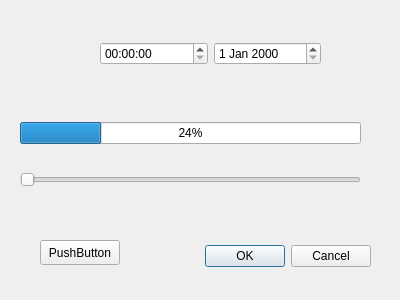
<?xml version="1.0" encoding="UTF-8"?>
<ui version="4.0">
 <class>MyDialog</class>
 <widget class="QDialog" name="MyDialog">
  <property name="geometry">
   <rect>
    <x>0</x>
    <y>0</y>
    <width>400</width>
    <height>300</height>
   </rect>
  </property>
  <property name="windowTitle">
   <string>Dialog</string>
  </property>
  <widget class="QDialogButtonBox" name="buttonBox">
   <property name="geometry">
    <rect>
     <x>30</x>
     <y>240</y>
     <width>341</width>
     <height>32</height>
    </rect>
   </property>
   <property name="orientation">
    <enum>Qt::Horizontal</enum>
   </property>
   <property name="standardButtons">
    <set>QDialogButtonBox::Cancel|QDialogButtonBox::Ok</set>
   </property>
  </widget>
  <widget class="QWidget" name="layoutWidget">
   <property name="geometry">
    <rect>
     <x>100</x>
     <y>40</y>
     <width>221</width>
     <height>27</height>
    </rect>
   </property>
   <layout class="QHBoxLayout" name="horizontalLayout">
    <item>
     <widget class="QTimeEdit" name="timeEdit"/>
    </item>
    <item>
     <widget class="QDateEdit" name="dateEdit"/>
    </item>
   </layout>
  </widget>
  <widget class="QPushButton" name="pushButton">
   <property name="geometry">
    <rect>
     <x>40</x>
     <y>240</y>
     <width>80</width>
     <height>25</height>
    </rect>
   </property>
   <property name="text">
    <string>PushButton</string>
   </property>
  </widget>
  <widget class="QWidget" name="">
   <property name="geometry">
    <rect>
     <x>20</x>
     <y>100</y>
     <width>341</width>
     <height>111</height>
    </rect>
   </property>
   <layout class="QVBoxLayout" name="verticalLayout_2">
    <item>
     <widget class="QProgressBar" name="progressBar">
      <property name="value">
       <number>24</number>
      </property>
     </widget>
    </item>
    <item>
     <widget class="QSlider" name="horizontalSlider">
      <property name="orientation">
       <enum>Qt::Horizontal</enum>
      </property>
     </widget>
    </item>
   </layout>
  </widget>
  <zorder>buttonBox</zorder>
  <zorder>layoutWidget</zorder>
  <zorder>horizontalSlider</zorder>
  <zorder>progressBar</zorder>
  <zorder>timeEdit</zorder>
  <zorder>pushButton</zorder>
 </widget>
 <resources/>
 <connections>
  <connection>
   <sender>buttonBox</sender>
   <signal>accepted()</signal>
   <receiver>MyDialog</receiver>
   <slot>accept()</slot>
   <hints>
    <hint type="sourcelabel">
     <x>248</x>
     <y>254</y>
    </hint>
    <hint type="destinationlabel">
     <x>157</x>
     <y>274</y>
    </hint>
   </hints>
  </connection>
  <connection>
   <sender>buttonBox</sender>
   <signal>rejected()</signal>
   <receiver>MyDialog</receiver>
   <slot>reject()</slot>
   <hints>
    <hint type="sourcelabel">
     <x>316</x>
     <y>260</y>
    </hint>
    <hint type="destinationlabel">
     <x>286</x>
     <y>274</y>
    </hint>
   </hints>
  </connection>
 </connections>
</ui>
